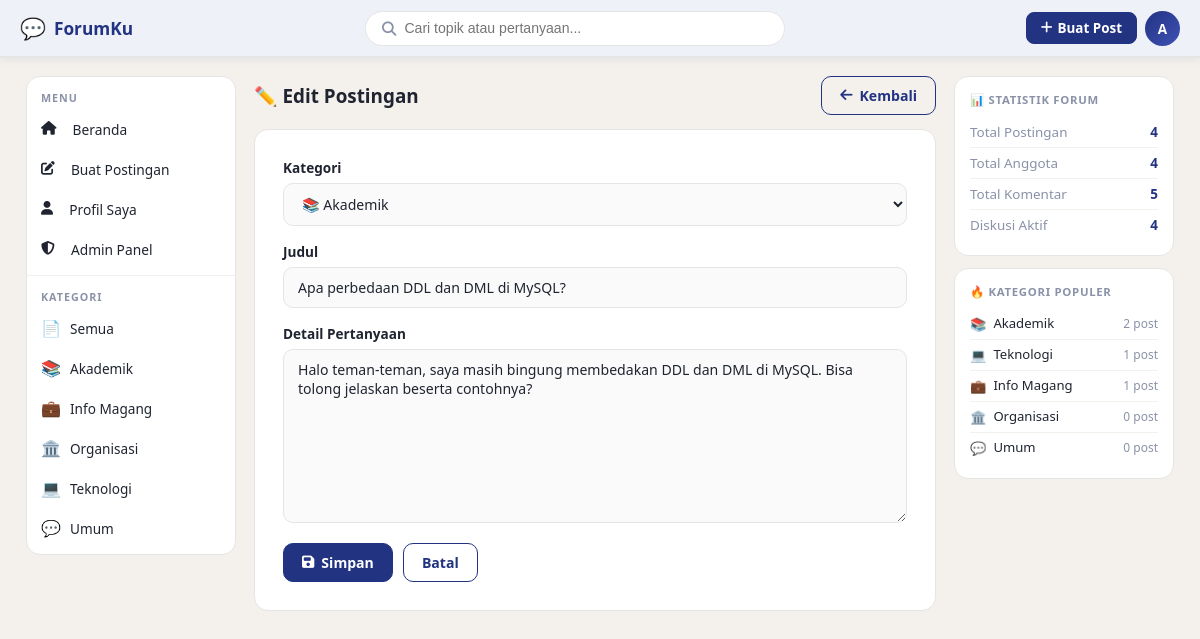
The app's page /post/edit.php?id=1 (signed in) with its own data.
### tables this page shows
CREATE TABLE tb_kategori (
    id_kategori INT AUTO_INCREMENT PRIMARY KEY,
    nama_kategori VARCHAR(50) NOT NULL UNIQUE,
    deskripsi TEXT,
    icon VARCHAR(10) DEFAULT '📁'
);

CREATE TABLE tb_postingan (
    id_post INT AUTO_INCREMENT PRIMARY KEY,
    id_user INT NOT NULL,
    id_kategori INT NOT NULL,
    judul VARCHAR(200) NOT NULL,
    isi_pertanyaan TEXT NOT NULL,
    status ENUM('open','closed') DEFAULT 'open',
    tgl_posting DATETIME DEFAULT CURRENT_TIMESTAMP,
    tgl_edit DATETIME NULL,
    FOREIGN KEY (id_user) REFERENCES tb_user(id_user) ON DELETE CASCADE,
    FOREIGN KEY (id_kategori) REFERENCES tb_kategori(id_kategori) ON DELETE RESTRICT
);

### config/db.php (called while the page is built, shortened)
<?php
function clean($d)
{
    return htmlspecialchars(strip_tags(trim($d)));
}
function getInitial($u)
{
    return strtoupper(substr($u, 0, 1));
}

### post/edit.php (the view, shortened to what this page needs)
<?php
require_once $_SERVER['DOCUMENT_ROOT'].'/forum_diskusi/config/db.php';
$id = isset($_GET['id'])?(int)$_GET['id']:0;
$post = mysqli_fetch_assoc(mysqli_query($conn,"SELECT * FROM tb_postingan WHERE id_post=$id"));
$kats  = mysqli_query($conn,"SELECT * FROM tb_kategori ORDER BY nama_kategori ASC");
require_once $_SERVER['DOCUMENT_ROOT'].'/forum_diskusi/includes/header.php';
?>
<div class="page-header">
  <h1 class="page-title">&#9999;&#65039; Edit Postingan</h1>
  <a href="<?= BASE_URL ?>/post/detail.php?id=<?= $id ?>" class="btn btn-outline"><i class="fa fa-arrow-left"></i> Kembali</a>
</div>
<div class="form-card-wide">
  <form method="POST">
    <div class="form-group">
      <label class="form-label">Kategori</label>
      <select name="id_kategori" class="form-control" required>
        <?php while($k=mysqli_fetch_assoc($kats)): ?>
        <option value="<?= $k['id_kategori'] ?>" <?= $k['id_kategori']==$post['id_kategori']?'selected':'' ?>><?= $k['icon'] ?> <?= clean($k['nama_kategori']) ?></option>
        <?php endwhile; ?>
      </select>
    </div>
    <div class="form-group">
      <label class="form-label">Judul</label>
      <input type="text" name="judul" class="form-control" value="<?= clean(isset($_POST['judul'])?$_POST['judul']:$post['judul']) ?>" required>
    </div>
    <div class="form-group">
      <label class="form-label">Detail Pertanyaan</label>
      <textarea name="isi" class="form-control" rows="8" required><?= clean(isset($_POST['isi'])?$_POST['isi']:$post['isi_pertanyaan']) ?></textarea>
    </div>
    <div style="display:flex;gap:10px;">
      <button type="submit" class="btn btn-primary"><i class="fa fa-save"></i> Simpan</button>
      <a href="<?= BASE_URL ?>/post/detail.php?id=<?= $id ?>" class="btn btn-outline">Batal</a>
    </div>
  </form>
</div>
<?php require_once $_SERVER['DOCUMENT_ROOT'].'/forum_diskusi/includes/footer.php'; ?>

### includes/header.php (shortened to what this page needs)
<?php
$cur_page = basename($_SERVER['PHP_SELF']);
$cur_dir  = basename(dirname($_SERVER['PHP_SELF']));
$kat_q = mysqli_query($conn, "SELECT * FROM tb_kategori ORDER BY nama_kategori ASC");
?>
<!DOCTYPE html>
<html lang="id">
<head>
  <link rel="stylesheet" href="<?= BASE_URL ?>/assets/css/style.css">
  <link rel="stylesheet" href="https://cdnjs.cloudflare.com/ajax/libs/font-awesome/6.4.2/css/all.min.css">
</head>
<body>
<nav class="navbar">
  <a href="<?= BASE_URL ?>" class="navbar-brand">
    <span class="brand-icon">&#128172;</span>
    <span>ForumKu</span>
  </a>
  <form class="navbar-search" action="<?= BASE_URL ?>/index.php" method="GET">
    <span class="search-icon"><i class="fa fa-magnifying-glass"></i></span>
    <input type="text" name="q" placeholder="Cari topik atau pertanyaan..."
           value="<?= isset($_GET['q']) ? clean($_GET['q']) : '' ?>">
  </form>
  <div class="navbar-actions">
    <?php if (isset($_SESSION['user_id'])): ?>
      <a href="<?= BASE_URL ?>/post/create.php" class="btn-nav btn-nav-primary">
        <i class="fa fa-plus"></i> Buat Post
      </a>
      <div class="user-avatar" onclick="toggleDropdown()" id="userAvatar">
        <?= getInitial($_SESSION['username']) ?>
      </div>
    <?php else: ?>
      <a href="<?= BASE_URL ?>/auth/login.php" class="btn-nav btn-nav-outline">Masuk</a>
      <a href="<?= BASE_URL ?>/auth/register.php" class="btn-nav btn-nav-primary">Daftar</a>
    <?php endif; ?>
  </div>
</nav>
<div class="layout">
  <aside class="sidebar">
    <div class="sidebar-section">
      <span class="sidebar-title">Menu</span>
      <nav class="sidebar-nav">
        <a href="<?= BASE_URL ?>/" class="<?= ($cur_page==='index.php' && $cur_dir!=='admin') ? 'active':'' ?>">
          <i class="fa fa-house"></i>&nbsp; Beranda
        </a>
        <?php if (isset($_SESSION['user_id'])): ?>
        <a href="<?= BASE_URL ?>/post/create.php" class="<?= $cur_page==='create.php'?'active':'' ?>">
          <i class="fa fa-pen-to-square"></i>&nbsp; Buat Postingan
        </a>
        <a href="<?= BASE_URL ?>/profile.php" class="<?= $cur_page==='profile.php'?'active':'' ?>">
          <i class="fa fa-user"></i>&nbsp; Profil Saya
        </a>
        <?php if ($_SESSION['role']==='admin'): ?>
        <a href="<?= BASE_URL ?>/admin/index.php" class="<?= $cur_dir==='admin'?'active':'' ?>">
          <i class="fa fa-shield-halved"></i>&nbsp; Admin Panel
        </a>
        <?php endif; ?>
        <?php endif; ?>
      </nav>
    </div>
    <div class="sidebar-section">
      <span class="sidebar-title">Kategori</span>
      <nav>
        <a href="<?= BASE_URL ?>/" class="kategori-item <?= ($cur_page==='index.php'&&$cur_dir!=='admin'&&!isset($_GET['kat']))?'active':'' ?>">
          <span class="kat-icon">&#128196;</span>
          <span class="kat-name">Semua</span>
        </a>
        <?php while($kat=mysqli_fetch_assoc($kat_q)): ?>
        <a href="<?= BASE_URL ?>/?kat=<?= $kat['id_kategori'] ?>" class="kategori-item <?= (isset($_GET['kat'])&&(int)$_GET['kat']===(int)$kat['id_kategori'])?'active':'' ?>">
          <span class="kat-icon"><?= $kat['icon'] ?></span>
          <span class="kat-name"><?= clean($kat['nama_kategori']) ?></span>
        </a>
        <?php endwhile; ?>
      </nav>
    </div>
  </aside>
  <main class="main-content">

### includes/footer.php (shortened to what this page needs)
  </main>
  <aside class="right-panel">
    <?php
    $r_posts  = mysqli_fetch_assoc(mysqli_query($conn,"SELECT COUNT(*) c FROM tb_postingan"))['c'];
    $r_users  = mysqli_fetch_assoc(mysqli_query($conn,"SELECT COUNT(*) c FROM tb_user"))['c'];
    $r_koms   = mysqli_fetch_assoc(mysqli_query($conn,"SELECT COUNT(*) c FROM tb_komentar"))['c'];
    $r_open   = mysqli_fetch_assoc(mysqli_query($conn,"SELECT COUNT(*) c FROM tb_postingan WHERE status='open'"))['c'];
    ?>
    <div class="right-panel-card">
      <span class="right-panel-title">&#128202; Statistik Forum</span>
      <div class="stat-row"><span class="stat-row-label">Total Postingan</span><span class="stat-row-value"><?= $r_posts ?></span></div>
      <div class="stat-row"><span class="stat-row-label">Total Anggota</span><span class="stat-row-value"><?= $r_users ?></span></div>
      <div class="stat-row"><span class="stat-row-label">Total Komentar</span><span class="stat-row-value"><?= $r_koms ?></span></div>
      <div class="stat-row"><span class="stat-row-label">Diskusi Aktif</span><span class="stat-row-value"><?= $r_open ?></span></div>
    </div>
    <?php
    $top_kat = mysqli_query($conn,"SELECT k.id_kategori,k.nama_kategori,k.icon,COUNT(p.id_post) cnt FROM tb_kategori k LEFT JOIN tb_postingan p ON p.id_kategori=k.id_kategori GROUP BY k.id_kategori ORDER BY cnt DESC LIMIT 5");
    ?>
    <div class="right-panel-card">
      <span class="right-panel-title">&#128293; Kategori Populer</span>
      <?php while($tk=mysqli_fetch_assoc($top_kat)): ?>
      <a href="<?= BASE_URL ?>/?kat=<?= $tk['id_kategori'] ?>" class="top-category">
        <span><?= $tk['icon'] ?></span>
        <span class="top-category-name"><?= clean($tk['nama_kategori']) ?></span>
        <span class="top-category-count"><?= $tk['cnt'] ?> post</span>
      </a>
      <?php endwhile; ?>
    </div>
  </aside>
</div>
</body>
</html>

### records on screen
tb_kategori: icon "📚", nama_kategori "Akademik", cnt "2"
tb_kategori: icon "💼", nama_kategori "Info Magang", cnt "1"
tb_kategori: icon "🏛️", nama_kategori "Organisasi", cnt "0"
tb_kategori: icon "💻", nama_kategori "Teknologi", cnt "1"
tb_kategori: icon "💬", nama_kategori "Umum", cnt "0"
tb_postingan: id_kategori "📚 Akademik", judul "Apa perbedaan DDL dan DML di MySQL?", isi "Halo teman-teman, saya masih bingung membedakan DDL dan DML di MySQL. Bisa tolong jelaskan beserta contohnya?"

### other values on screen
getInitial($_SESSION['username']) "A"
$r_posts "4"
$r_users "4"
$r_koms "5"
$r_open "4"
